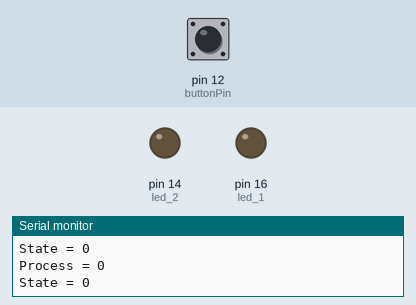
A sketch run on a simulated Arduino Uno, built with avr-gcc and run on an emulated ATmega328P. Parts: output pins drawn as LEDs (lit = HIGH), the last lines printed to the serial monitor. The test bench sets the inputs (shaded band); at power-on: pin 12 (buttonPin) HIGH.

Above: at 1.2 s.
1.3 s: pin 12 (buttonPin) pulled LOW for 3.2 s
At 1.8 s:
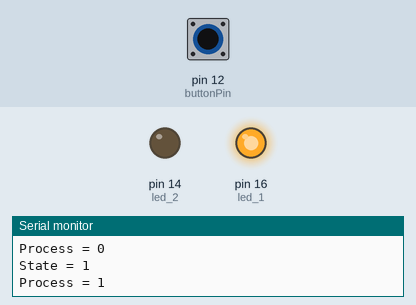
7.5 s: pin 12 (buttonPin) pulled LOW for 0.15 s
At 8.9 s:
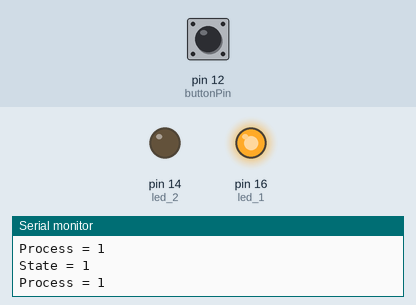
10.6 s: pin 12 (buttonPin) pulled LOW for 1 s
At 14.1 s:
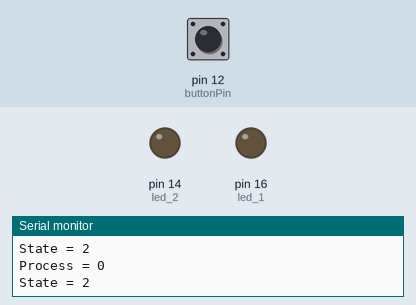
14.6 s: pin 12 (buttonPin) pulsed LOW 2 times (0.12 s each, 0.3 s apart)
At 18.0 s:
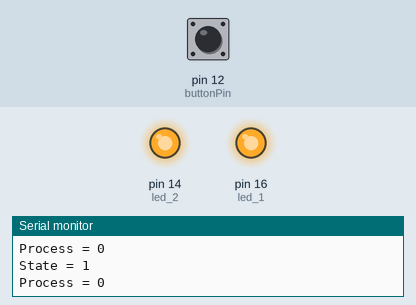
18.2 s: pin 12 (buttonPin) pulsed LOW 5 times (0.12 s each, 0.3 s apart)
At 19.6 s:
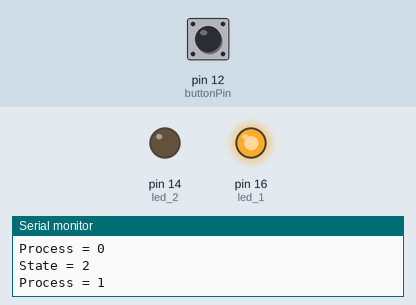
Timing chart, 0 to 22.7 s (numbered marks = the images above; inputs shaded):
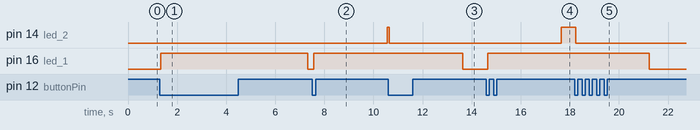

The sketch:

Blink.ino
```cpp
int led_1 = 16;
int led_2 = 14;
int buttonPin = 12;
int buttonState = 0;
int state = 0;
int process = 0;

void setup() {
  //  pinMode(LED_BUILTIN, OUTPUT);  // Initialize the LED_BUILTIN pin as an output
  pinMode(led_1, OUTPUT);
  pinMode(led_2, OUTPUT);
  pinMode(buttonPin, INPUT_PULLUP);
  Serial.begin(9600);
}

// the loop function runs over and over again forever
void loop() {
  buttonState = digitalRead(buttonPin);
  //  Serial.println(buttonState);
  if (buttonState == 0) {
    if (process == 0) {
      if (state == 0) {
        state = 1;
      } else if (state == 1) {
        state = 2;
      } else {
        state = 0;
      }
      process = 1;
    }
  }

  Serial.print("State = ");
  Serial.println(state);
  Serial.print("Process = ");
  Serial.println(process);

  if (process == 1) {
    if (state == 1) {
      digitalWrite(led_1, HIGH);
      delay(3000);
      digitalWrite(led_2, HIGH);
    } else if (state == 2) {
      digitalWrite(led_2, LOW);
      delay(3000);
      digitalWrite(led_1, LOW);
    }
    process = 0;
  }
}
```

Measured:
- after the input at 1.3 s, pin 16 (led_1): LOW → HIGH at once, → LOW 6.0 s later
- after the input at 7.5 s, pin 14 (led_2): LOW → HIGH after 3.1 s; pin 16 (led_1): LOW → HIGH after 0.06 s
- after the input at 10.6 s, pin 14 (led_2): HIGH → LOW at once; pin 16 (led_1): HIGH → LOW after 3.0 s
- after the input at 14.6 s, pin 14 (led_2): LOW → HIGH after 3.1 s; pin 16 (led_1): LOW → HIGH after 0.05 s
- after the input at 18.2 s, pin 14 (led_2): HIGH → LOW at once; pin 16 (led_1): HIGH → LOW after 3.0 s
